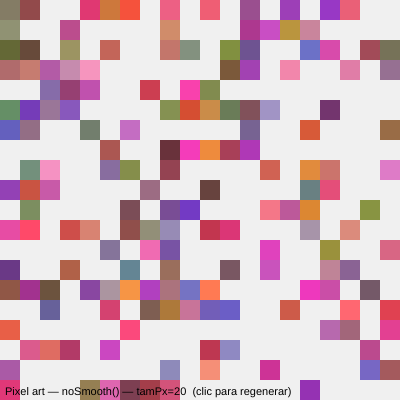
Frame 1 (no input)
Frame 60 (no input): identical to frame 1, image omitted
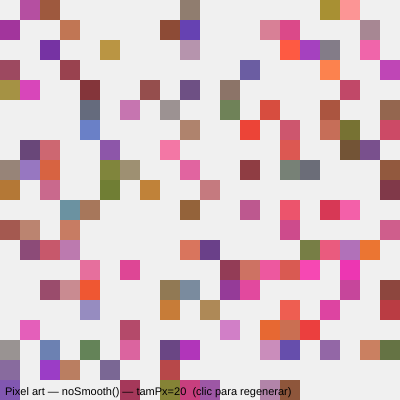
Frame 120 (the mouse pressed at the canvas centre since frame 60)

The p5.js sketch that drew these frames (run headless with seeded random() and noise() and a simulated clock; from frame 60 on, the mouse is pressed at the canvas centre):

// p5.js sketch
// ── sketch.js
let tamPx = 20;
let patron = [];

function setup() {
  createCanvas(400, 400);
  noSmooth();
  generarPatron();
}
function generarPatron() {
  patron = [];
  for (let y = 0; y < height/tamPx; y++) {
    patron.push([]);
    for (let x = 0; x < width/tamPx; x++) {
      let c = random() > 0.6 ? 
        [floor(random(100,256)), floor(random(50,150)), floor(random(50,200))] :
        [240, 240, 240];
      patron[y].push(c);
    }
  }
}
function draw() {
  noStroke();
  for (let y = 0; y < patron.length; y++) {
    for (let x = 0; x < patron[y].length; x++) {
      let c = patron[y][x];
      fill(c[0], c[1], c[2]);
      rect(x * tamPx, y * tamPx, tamPx, tamPx);
    }
  }
  fill(0); textSize(11);
  text("Pixel art — noSmooth() — tamPx=" + tamPx + "  (clic para regenerar)", 5, height-5);
}
function mousePressed() { generarPatron(); }
